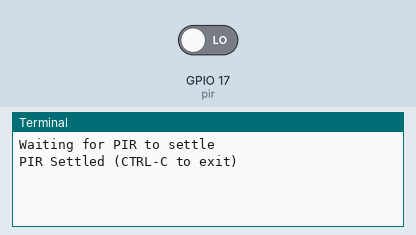
A program run on a simulated Raspberry Pi (BCM pin numbers). On the bench: the last lines printed to the terminal. Inputs (shaded band) come from the test bench; at power-on: GPIO 17 (pir) LOW. The camera gives no picture and a still takes 0.5 s.

Above: at 1.2 s.
1.3 s: GPIO 17 (pir) driven HIGH
At 2.2 s:
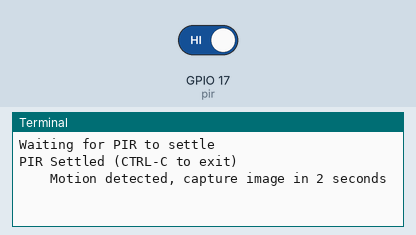
2.8 s: GPIO 17 (pir) driven LOW
At 4.5 s:
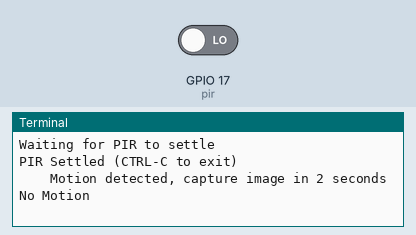

Measured:
- after the input at 1.3 s, the terminal: prints a new line at once (image 1)
- after the input at 2.8 s, the terminal: prints a new line after 1.0 s (image 2)

The program:

birdcam.py
```python
#Bird cam
from picamera import PiCamera
from gpiozero import MotionSensor
import time

pir = MotionSensor(17)
camera = PiCamera()
print("Waiting for PIR to settle")
pir.wait_for_no_motion()

print("PIR Settled (CTRL-C to exit)")

currentstate = False
previousstate = False
count = 1
try:
	while True:
		currentstate = pir.motion_detected

		if currentstate == True and previousstate == False:
			print("    Motion detected, capture image in 2 seconds")
			camera.start_preview()
			time.sleep(2)
			camera.capture('/home/pi/Desktop/birdtable/image'+str(count)+'.jpg')
			camera.stop_preview()
			count += 1
			previousstate = True
		elif currentstate == False and previousstate == True:
			print("No Motion")
			previousstate = False

		time.sleep(0.01)

except KeyboardInterrupt:
    print("    Quit")
```
